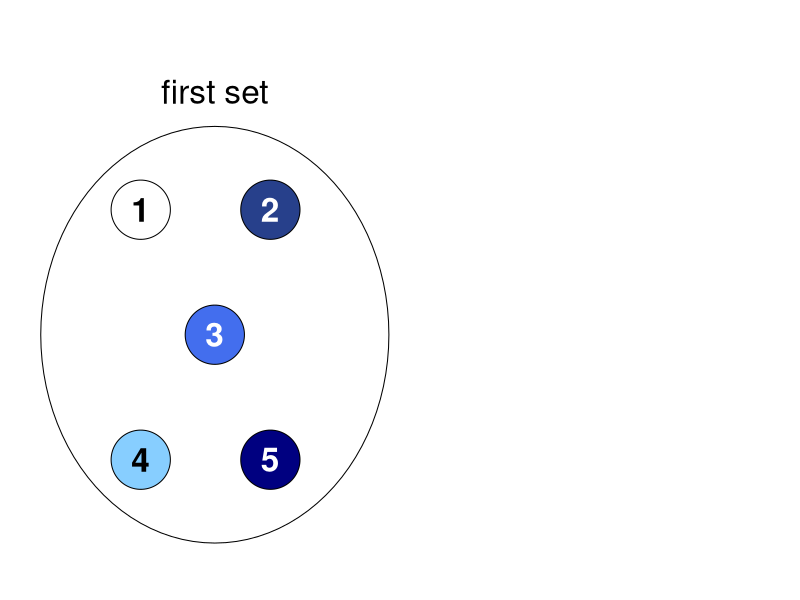
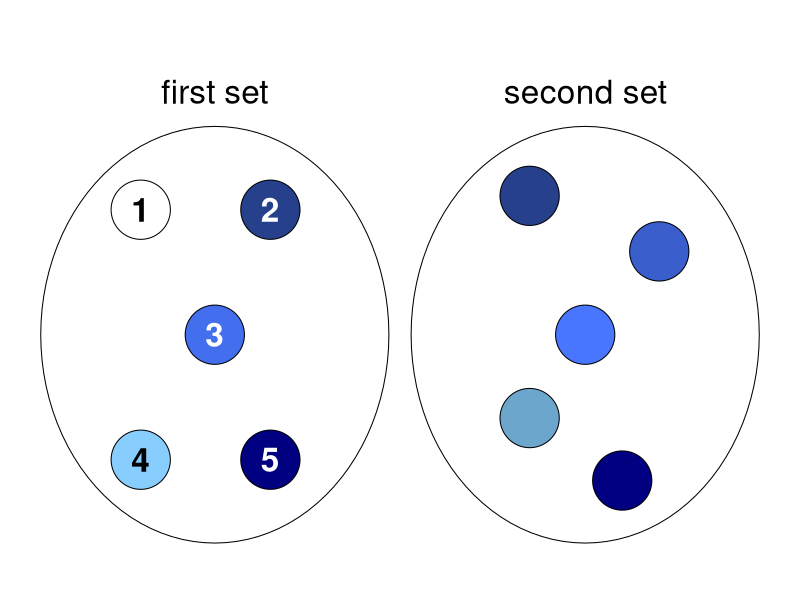
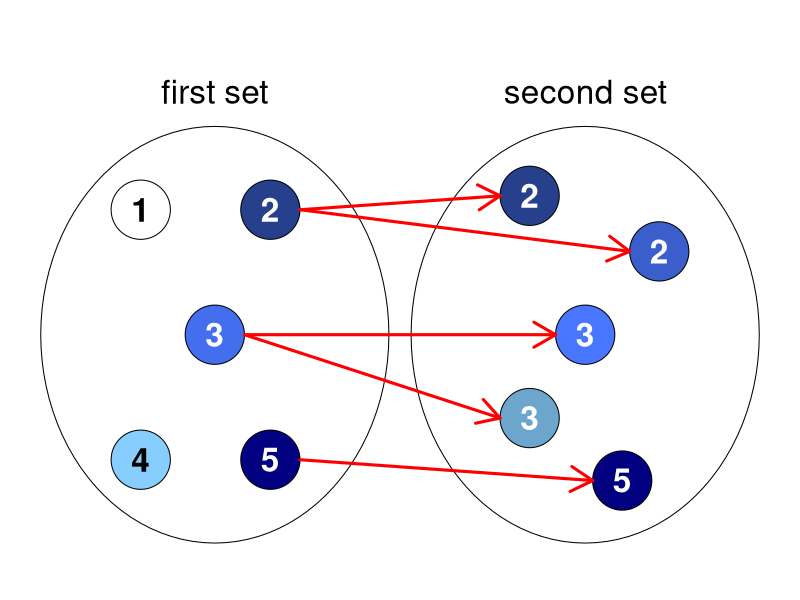

Source code (R) for these figures, in order:
## ---- chunk 1
knitr::opts_chunk$set(echo = FALSE)
## ---- chunk 2
illustratePriceEq <- function(step=3){
  if(requireNamespace("plotrix", quietly=TRUE)){
    suppressPackageStartupMessages(library(plotrix))
    par(mar=c(0,0,0,0))
    plot(x=-10:10, y=-10:10, ylim=c(-3.5,4.5),
         type="n", xlab="", ylab="", axes=FALSE)

    ## first set:
    draw.ellipse(x=-5, y=0, a=4.7, b=3)
    text(x=-5, y=3.5, labels="first set", cex=2)

    draw.circle(x=-7, y=1.8, radius=0.8)
    text(x=-7, y=1.8, labels="1", cex=2, font=2)

    draw.circle(x=-3.5, y=1.8, radius=0.8, col="royalblue4")
    text(x=-3.5, y=1.8, labels="2", cex=2, font=2, col="white")

    draw.circle(x=-5, y=0, radius=0.8, col="royalblue2")
    text(x=-5, y=0, labels="3", cex=2, font=2, col="white")

    draw.circle(x=-7, y=-1.8, radius=0.8, col="skyblue1")
    text(x=-7, y=-1.8, labels="4", cex=2, font=2)

    draw.circle(x=-3.5, y=-1.8, radius=0.8, col="navy")
    text(x=-3.5, y=-1.8, labels="5", cex=2, font=2, col="white")

    ## second set:
    if(step >= 2){
      draw.ellipse(x=5, y=0, a=4.7, b=3)
      text(x=5, y=3.5, labels="second set", cex=2)

      draw.circle(x=3.5, y=2, radius=0.8, col="royalblue4")
      if(step >= 3){
        text(x=3.5, y=2, labels="2", cex=2, font=2, col="white")
        arrows(x0=-3.5+0.8, y0=1.8, x1=3.5-0.8, y1=2, lwd=3, col="red")
      }

      draw.circle(x=7, y=1.2, radius=0.8, col="royalblue3")
      if(step >= 3){
        text(x=7, y=1.2, labels="2", cex=2, font=2, col="white")
        arrows(x0=-3.5+0.8, y0=1.8, x1=7-0.8, y1=1.2, lwd=3, col="red")
      }

      draw.circle(x=5, y=0, radius=0.8, col="royalblue1")
      if(step >= 3){
        text(x=5, y=0, labels="3", cex=2, font=2, col="white")
        arrows(x0=-5+0.8, y0=0, x1=5-0.8, y1=0, lwd=3, col="red")
      }

      draw.circle(x=3.5, y=-1.2, radius=0.8, col="skyblue3")
      if(step >= 3){
        text(x=3.5, y=-1.2, labels="3", cex=2, font=2, col="white")
        arrows(x0=-5+0.8, y0=0, x1=3.5-0.8, y1=-1.2, lwd=3, col="red")
      }

      draw.circle(x=6, y=-2.1, radius=0.8, col="navy")
      if(step >= 3){
        text(x=6, y=-2.1, labels="5", cex=2, font=2, col="white")
        arrows(x0=-3.5+0.8, y0=-1.8, x1=6-0.8, y1=-2.1, lwd=3, col="red")
      }
    }
  }
}
## ---- chunk 3
illustratePriceEq(1)
## ---- chunk 4
illustratePriceEq(2)
## ---- chunk 5
illustratePriceEq(3)
